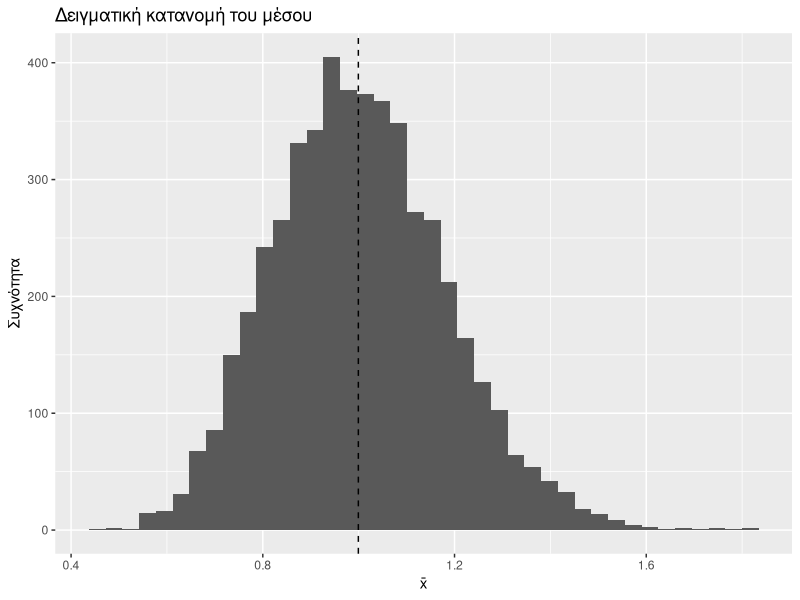
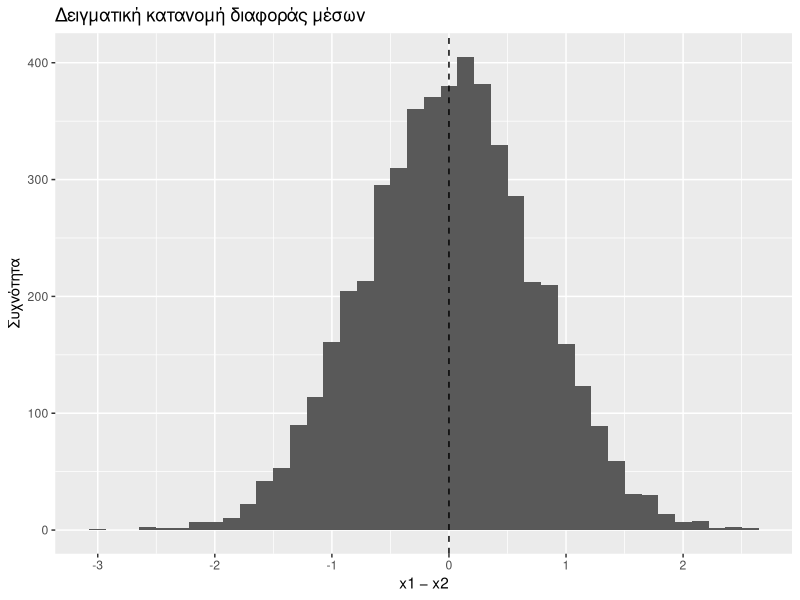
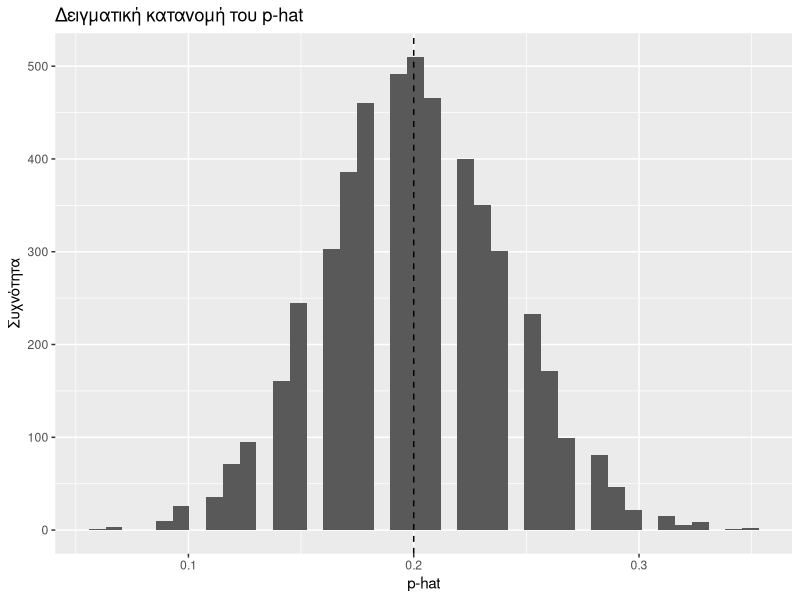
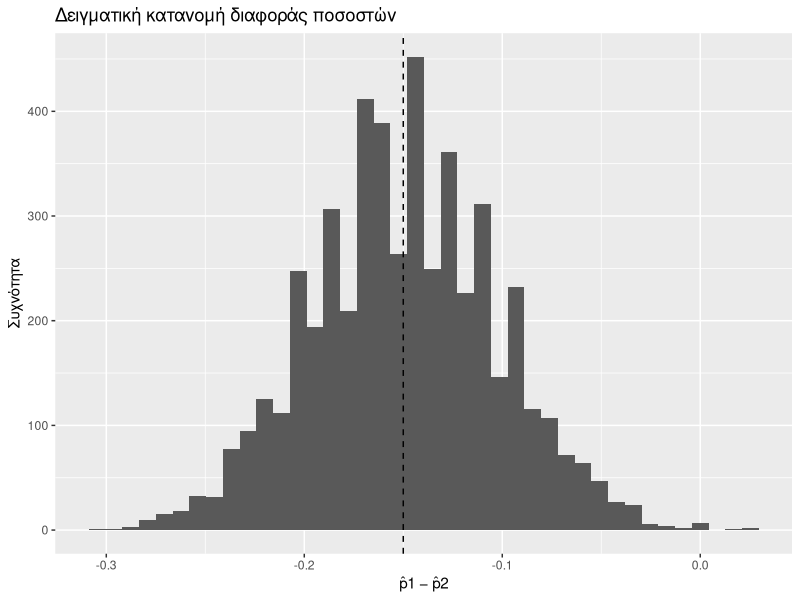

Source code (R) for these figures, in order:
## ---- chunk 1
pkgs <- c("ggplot2", "dplyr", "tibble", "scales")
to_install <- setdiff(pkgs, rownames(installed.packages()))
if (length(to_install) > 0) {
  install.packages(to_install, repos = "https://cloud.r-project.org")
}
invisible(lapply(pkgs, library, character.only = TRUE))
## ---- chunk 2
set.seed(1)

Npop <- 200000
pop <- rexp(Npop, rate = 1)

mu <- mean(pop)
sigma <- sd(pop)

n <- 30
B <- 5000

xbar <- replicate(B, mean(sample(pop, n)))

tibble(xbar = xbar) |>
  ggplot(aes(x = xbar)) +
  geom_histogram(bins = 40) +
  geom_vline(xintercept = mu, linetype = 2) +
  labs(title = "Δειγματική κατανομή του μέσου",
       x = "x̄",
       y = "Συχνότητα")

## ---- chunk 3
set.seed(2)

B <- 5000
n1 <- 15
n2 <- 15
sigma <- 2

x1 <- replicate(B, mean(rnorm(n1, mean = 1, sd = sigma)))
x2 <- replicate(B, mean(rnorm(n2, mean = 1, sd = sigma)))
diff_means <- x1 - x2

tibble(diff = diff_means) |>
  ggplot(aes(x = diff)) +
  geom_histogram(bins = 40) +
  geom_vline(xintercept = 0, linetype = 2) +
  labs(title = "Δειγματική κατανομή διαφοράς μέσων",
       x = "x1 − x2",
       y = "Συχνότητα")

## ---- chunk 4
set.seed(3)

p <- 0.20
n <- 100
B <- 5000

phat <- replicate(B, mean(rbinom(n, 1, p)))

tibble(phat = phat) |>
  ggplot(aes(x = phat)) +
  geom_histogram(bins = 40) +
  geom_vline(xintercept = p, linetype = 2) +
  labs(title = "Δειγματική κατανομή του p-hat",
       x = "p-hat",
       y = "Συχνότητα")
## ---- chunk 5
set.seed(4)

p1 <- 0.10
p2 <- 0.25
n1 <- 100
n2 <- 150
B <- 5000

phat1 <- replicate(B, mean(rbinom(n1, 1, p1)))
phat2 <- replicate(B, mean(rbinom(n2, 1, p2)))
dhat <- phat1 - phat2

tibble(dhat = dhat) |>
  ggplot(aes(x = dhat)) +
  geom_histogram(bins = 40) +
  geom_vline(xintercept = (p1 - p2), linetype = 2) +
  labs(title = "Δειγματική κατανομή διαφοράς ποσοστών",
       x = "p̂1 − p̂2",
       y = "Συχνότητα")
